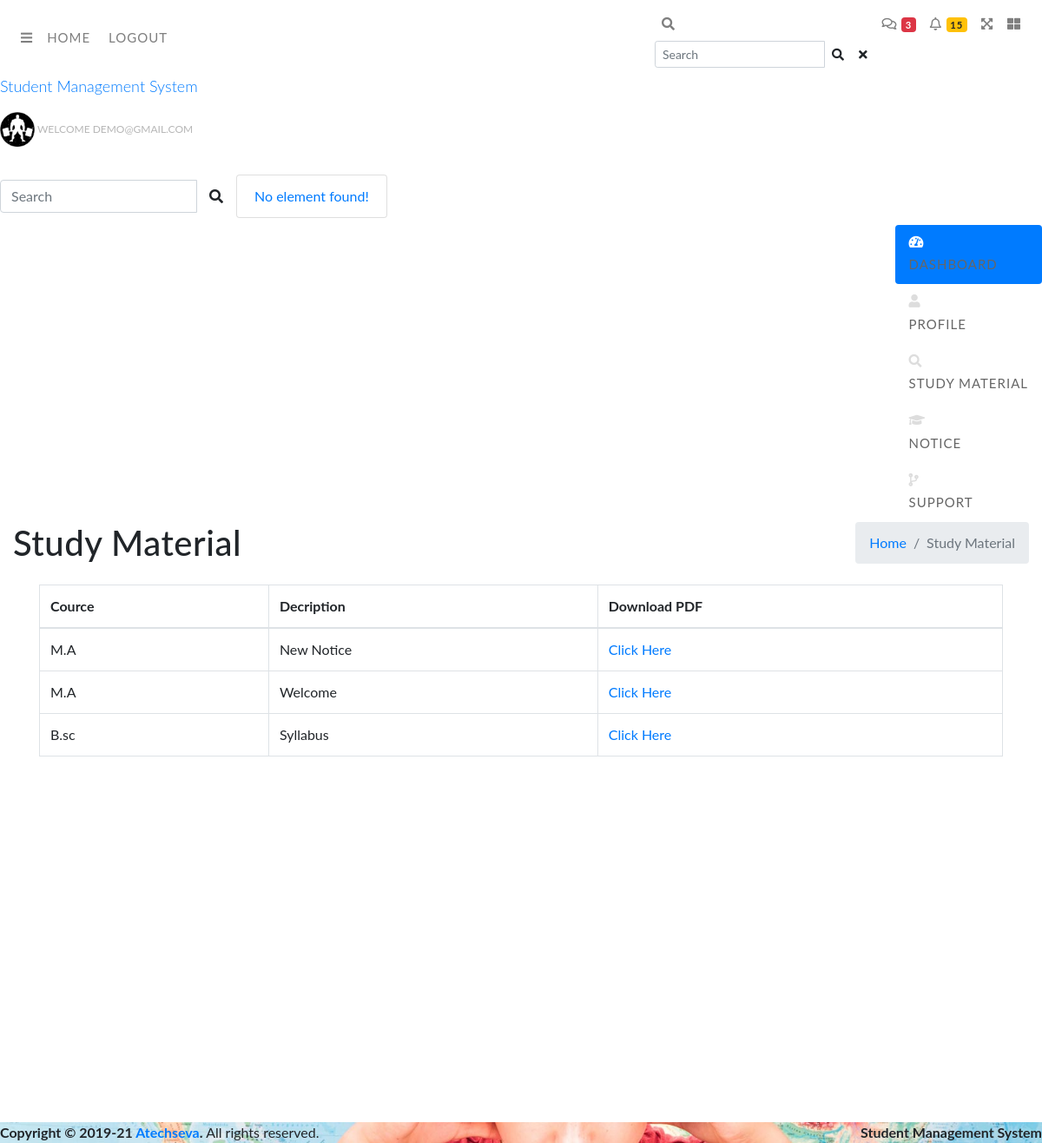
/student/study-material.php (signed in), run on the app's committed database.
### tables this page shows
CREATE TABLE IF NOT EXISTS `studentregister` (
  `std_reg_id` int(100) NOT NULL AUTO_INCREMENT,
  `student_name` varchar(100) NOT NULL,
  `fathername` varchar(100) DEFAULT NULL,
  `mothername` varchar(100) DEFAULT NULL,
  `cource` varchar(100) NOT NULL,
  `img` varchar(255) DEFAULT NULL,
  `student_email` varchar(255) NOT NULL,
  `student_password` varchar(255) NOT NULL,
  `phone` varchar(100) NOT NULL,
  `dob` varchar(100) NOT NULL,
  `gender` varchar(100) NOT NULL,
  `address` varchar(255) DEFAULT NULL,
  `date` timestamp NOT NULL DEFAULT CURRENT_TIMESTAMP,
  PRIMARY KEY (`std_reg_id`)
);

CREATE TABLE IF NOT EXISTS `studymaterial` (
  `study_mat_id` int(255) NOT NULL AUTO_INCREMENT,
  `cource` varchar(255) NOT NULL,
  `description` varchar(255) NOT NULL,
  `pdf` varchar(255) NOT NULL,
  `date` timestamp NOT NULL DEFAULT CURRENT_TIMESTAMP,
  PRIMARY KEY (`study_mat_id`)
);

### student/study-material.php (the view, shortened to what this page needs)
<?php
include("../database/db.php");
?>
<!DOCTYPE html>
<html lang="en">
<head>
    <?php include('includes/header.php');  ?>
<?php include('includes/nav.php');  ?>
<?php include('includes/sidebar.php');  ?>
<div class="content-wrapper">
    <div class="content-header">
        <div class="container-fluid">
            <div class="row mb-2">
                <div class="col-sm-6">
                    <h1 class="m-0">Study Material</h1>
                </div>
                <div class="col-sm-6">
                    <ol class="breadcrumb float-sm-right">
                        <li class="breadcrumb-item"><a href="#">Home</a></li>
                        <li class="breadcrumb-item active">Study Material</li>
                    </ol>
                </div>
            </div>
        </div>
    </div>
 <div class="container">
<table class="table table-bordered pt-5" align="center" id="example" >
    <thead>
    <th align="center">Cource</th>
     <th align="center">Decription</th>
     <th align="center">Download PDF</th>
</thead>
    <?php
    $query="SELECT * FROM studymaterial JOIN studentregister ON studentregister.cource=studymaterial.cource";
    $sel=mysqli_query($conn,$query);
    while($row=mysqli_fetch_array($sel))
    {
    ?>
   <tr>
    <td><?php echo $row['cource']; ?></td>
    <td><?php echo $row['description']; ?></td>
    <td><a href="upload/<?php echo $pdf; ?>" download="<?php echo $row['cource']; ?>">Click Here<i class="icofont-file-pdf"></i></a></td>
    </tr>
  <?php
  }
  ?>
    </table>
    </div>
    <?php include('includes/footer.php');  ?>

### student/includes/sidebar.php (shortened to what this page needs)
<aside class="main-sidebar sidebar-dark-primary elevation-4">
  <a href="index3.html" class="brand-link">
    <span class="brand-text font-weight-light" style="font-size: 18px;">Student Management System</span>
  </a>
  <div class="sidebar">
    <div class="user-panel mt-3 pb-3 mb-3 d-flex">
      <div class="image">
        <?php
        include("../databse/db.php");
        $sql = "SELECT img  FROM studentregister WHERE student_email='$_SESSION[student_email]'";
        $sel = mysqli_query($conn, $sql);
        while ($row = mysqli_fetch_array($sel)) {
          $img = $row['img'];
        ?>
        <?php if (isset($_SESSION['student_email'])) {
            echo "<img style='width:40px;' class='img-circle elevation-2' src='../student/upload/" . $img . "'><span style='color:#b7b7b7!important; font-size: 12px;
										text-transform: uppercase'> Welcome $_SESSION[student_email] </span>";
          }
        }
        ?>
      </div>
    </div>
    <div class="form-inline">
      <div class="input-group" data-widget="sidebar-search">
        <input class="form-control form-control-sidebar" type="search" placeholder="Search" aria-label="Search">
        <div class="input-group-append">
          <button class="btn btn-sidebar">
            <i class="fas fa-search fa-fw"></i>
          </button>
        </div>
      </div>
    </div>
    <nav class="mt-2">
      <ul class="nav nav-pills nav-sidebar flex-column" data-widget="treeview" role="menu" data-accordion="false">
        <li class="nav-item menu-open">
          <a href="student-dashboard.php" class="nav-link active">
            <i class="nav-icon fas fa-tachometer-alt"></i>
            <p>
            </p>
          </a>
        </li>
        <li class="<?php echo (basename($_SERVER['PHP_SELF']) == "profile.php") ? "active" : "" ?> nav-item">
          <a href="../student/profile.php" class="nav-link">
            <i class="nav-icon fas fa-user"></i>
            <p>
              Profile
            </p>
          </a>
        </li>
        <li class="<?php echo (basename($_SERVER['PHP_SELF']) == "study-material.php") ? "active" : "" ?> nav-item">
          <a href="study-material.php" class="nav-link">
            <i class="nav-icon fas fa-search"></i>
            <p>
              Study Material
            </p>
          </a>
        </li>
        <li class="<?php echo (basename($_SERVER['PHP_SELF']) == "notice.php") ? "active" : "" ?> nav-item">
          <a href="notice.php" class="nav-link">
            <i class="nav-icon fas fa-graduation-cap"></i>
            <p>
              Notice
            </p>
          </a>
        </li>
        <li class="<?php echo (basename($_SERVER['PHP_SELF']) == "support.php") ? "active" : "" ?> nav-item">
          <a href="support.php" class="nav-link">
            <i class="nav-icon fas fa-code-branch"></i>
            <p>
              Support
            </p>
          </a>
        </li>
      </ul>
    </nav>
  </div>
</aside>

### css/style.css (style rules this page uses)
html, body { margin: 0; font-size: 100%; background: #fff; font-family: 'Lato', sans-serif; }
html { scroll-behavior: smooth; }
body a { text-decoration: none; transition: 0.5s all; -webkit-transition: 0.5s all; -moz-transition: 0.5s all; -o-transition: 0.5s all; -ms-transition: 0.5s all; }
body img { max-width: 100%; }
input[type="button"], input[type="submit"], input[type="text"], input[type="email"], input[type="radio"], input[type="date"], input[type="search"] { transition: 0.5s all; -webkit-transition: 0.5s all; -moz-transition: 0.5s all; -o-transition: 0.5s all; -ms-transition: 0.5s all; }
h1, h2, h3, h4, h5, h6 { margin: 0; letter-spacing: .5px; }
p { margin: 0; font-size: 15px; line-height: 2em; letter-spacing: 1px; color: #666; }
ul { margin: 0; padding: 0; }
nav { margin:0; padding: 0; }
nav:after { content:""; display:table; clear:both; }
nav ul { float: right; padding:0; margin:0; list-style: none; position: relative; }
nav ul li { margin: 0px; display:inline-block; float: left; }
nav a { color: #ddd; text-transform: uppercase; letter-spacing: 1px; padding-left: 0; padding-right: 0; padding: 10px 13px; font-weight: 400; font-size: 15px; vertical-align: middle; }
li > a:only-child:after { content: ''; }
.image { width: 20%; }

### data on the page
studentregister: img (picture)
studymaterial: studentregister.cource "M.A", description "New Notice"
studymaterial: studentregister.cource "M.A", description "Welcome"
studymaterial: studentregister.cource "B.sc", description "Syllabus"
